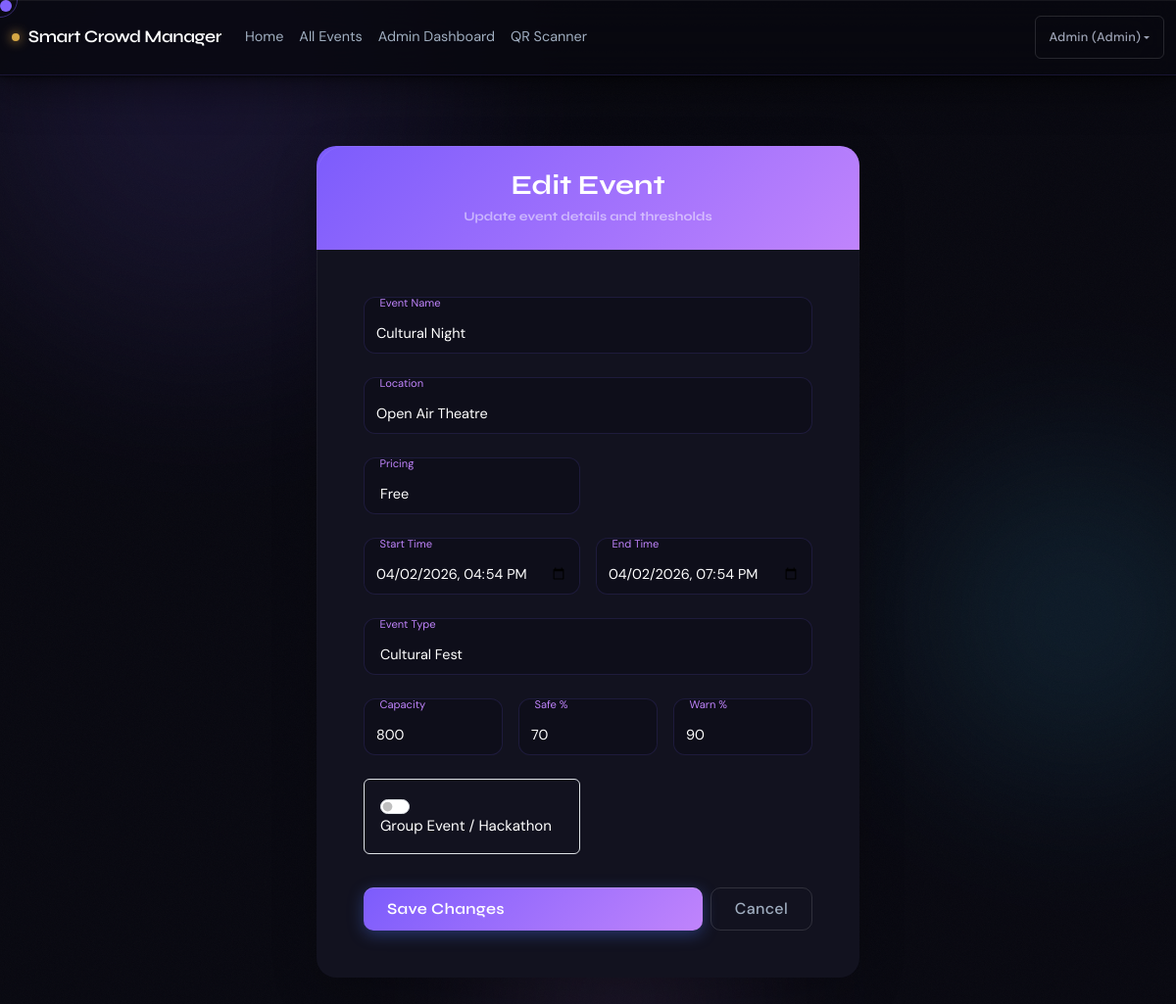
/events/2/edit (signed in), run on the app's committed database.
### app.py (models this page shows, shortened)
class User(UserMixin, db.Model):
    id = db.Column(db.Integer, primary_key=True)
    name = db.Column(db.String(120), nullable=False)
    email = db.Column(db.String(120), unique=True, nullable=False)
    password_hash = db.Column(db.String(255), nullable=False)
    roll_number = db.Column(db.String(50), nullable=True)  # College roll number
    role = db.Column(db.String(20), nullable=False, default="student")  # student, admin, faculty_coordinator, volunteer, security, host, canteen_owner
    is_guest = db.Column(db.Boolean, default=False)  # For temporary guest/alumni passes
    events = db.relationship("Event", back_populates="host", lazy=True)
    tickets = db.relationship("Ticket", back_populates="student", lazy=True)

class Event(db.Model):
    id = db.Column(db.Integer, primary_key=True)
    name = db.Column(db.String(120), nullable=False)
    location = db.Column(db.String(200), nullable=False)
    start_time = db.Column(db.DateTime, nullable=False)
    end_time = db.Column(db.DateTime, nullable=False)
    max_capacity = db.Column(db.Integer, nullable=False)
    safe_threshold = db.Column(db.Float, default=0.7)  # 70%
    warning_threshold = db.Column(db.Float, default=0.9)  # 90%
    current_count = db.Column(db.Integer, default=0)
    entry_blocked = db.Column(db.Boolean, default=False)  # Admin can block entry
    host_id = db.Column(db.Integer, db.ForeignKey("user.id"), nullable=True)
    event_type = db.Column(db.String(50), default="general")  # cultural, technical, sports, seminar, convocation
    poster_filename = db.Column(db.String(255), nullable=True)
    is_paid = db.Column(db.Boolean, default=False)
    price = db.Column(db.Float, default=0.0)
    is_group_event = db.Column(db.Boolean, default=False)
    group_size = db.Column(db.Integer, default=1)  # Max members per group registration
    host = db.relationship("User", back_populates="events")
    tickets = db.relationship("Ticket", back_populates="event", lazy=True, cascade="all, delete-orphan")
    zones = db.relationship("Zone", back_populates="event", lazy=True, cascade="all, delete-orphan")
    time_slots = db.relationship("TimeSlot", back_populates="event", lazy=True, cascade="all, delete-orphan")
    gates = db.relationship("Gate", back_populates="event", lazy=True, cascade="all, delete-orphan")

### app.py (the view)
        def wrapper(*args, **kwargs):
            if not current_user.is_authenticated:
                flash("Please log in to access this page.", "danger")
                return redirect(url_for("login"))
            if current_user.role not in allowed_roles:
                flash("You don't have permission to access this page.", "danger")
                return redirect(url_for("index"))
            return f(*args, **kwargs)

### app.py (called while the page is built, shortened)
@login_manager.user_loader
def load_user(user_id: str):
    return db.session.get(User, int(user_id))

@app.context_processor
def inject_now():
    return {"now": datetime.now()}

def require_role(*allowed_roles):
    def decorator(f):
        def wrapper(*args, **kwargs):
            if not current_user.is_authenticated:
                flash("Please log in to access this page.", "danger")
                return redirect(url_for("login"))
            if current_user.role not in allowed_roles:
                flash("You don't have permission to access this page.", "danger")
                return redirect(url_for("index"))
            return f(*args, **kwargs)
        wrapper.__name__ = f.__name__
        return wrapper
    return decorator

@app.route("/events/<int:event_id>/edit", methods=["GET", "POST"])
@login_required
@require_role("host", "admin", "faculty_coordinator")
def edit_event(event_id: int):
    event = Event.query.get_or_404(event_id)
    if current_user.role == "host" and event.host_id != current_user.id:
        flash("You are not authorized to edit this event.", "danger")
        return redirect(url_for("host_dashboard"))
    return render_template("edit_event.html", event=event)

### templates/edit_event.html (shortened to what this page needs)
{% extends "base.html" %}
{% block content %}
<div class="row justify-content-center py-5">
  <div class="col-md-8 col-lg-6">
    <div class="card shadow-lg border-0 reveal">
      <div class="card-header py-4 text-center border-0" style="background: linear-gradient(135deg, var(--accent), var(--accent2));">
        <h1 class="h3 mb-0 fw-bold text-white" style="font-family: 'Syne', sans-serif;">Edit Event</h1>
        <p class="text-white-50 small mb-0 mt-1">Update event details and thresholds</p>
      </div>
      <div class="card-body p-4 p-lg-5">
        <form method="post" class="vstack gap-4">
          <div class="form-floating">
            <input
              type="text"
              class="form-control"
              id="edit_event_name"
              name="name"
              value="{{ event.name }}"
              placeholder=" "
              required
            />
            <label for="edit_event_name">Event Name</label>
          </div>
          <div class="form-floating">
            <input
              type="text"
              class="form-control"
              id="edit_event_location"
              name="location"
              value="{{ event.location }}"
              placeholder=" "
              required
            />
            <label for="edit_event_location">Location</label>
          </div>
          <div class="row g-3">
            <div class="col-md-6">
              <div class="form-floating">
                <select class="form-select" id="edit_is_paid" name="is_paid" placeholder=" " onchange="togglePrice(this, 'edit_price_field')">
                  <option value="0" {% if not event.is_paid %}selected{% endif %}>Free</option>
                </select>
                <label for="edit_is_paid">Pricing</label>
              </div>
            </div>
            <div class="col-md-6">
            </div>
          </div>
          <div class="row g-3">
            <div class="col-md-6">
              <div class="form-floating">
                <input
                  type="datetime-local"
                  class="form-control"
                  id="edit_start_time"
                  name="start_time"
                  value="{{ event.start_time.strftime('%Y-%m-%dT%H:%M') }}"
                  placeholder=" "
                  required
                />
                <label for="edit_start_time">Start Time</label>
              </div>
            </div>
            <div class="col-md-6">
              <div class="form-floating">
                <input
                  type="datetime-local"
                  class="form-control"
                  id="edit_end_time"
                  name="end_time"
                  value="{{ event.end_time.strftime('%Y-%m-%dT%H:%M') }}"
                  placeholder=" "
                  required
                />
                <label for="edit_end_time">End Time</label>
              </div>
            </div>
          </div>
          <div class="form-floating">
            <select class="form-select" id="edit_event_type" name="event_type" placeholder=" ">
              <option value="cultural" {% if event.event_type == 'cultural' %}selected{% endif %}>Cultural Fest</option>
            </select>
            <label for="edit_event_type">Event Type</label>
          </div>
          <div class="row g-3">
            <div class="col-md-4">
              <div class="form-floating">
                <input
                  type="number"
                  class="form-control"
                  id="edit_max_capacity"
                  name="max_capacity"
                  value="{{ event.max_capacity }}"
                  min="1"
                  placeholder=" "
                  required
                />
                <label for="edit_max_capacity">Capacity</label>
              </div>
            </div>
            <div class="col-md-4">
              <div class="form-floating">
                <input
                  type="number"
                  class="form-control"
                  id="edit_safe_threshold"
                  name="safe_threshold"
                  value="{{ (event.safe_threshold * 100)|int }}"
                  min="1"
                  max="100"
                  placeholder=" "
                />
                <label for="edit_safe_threshold">Safe %</label>
              </div>
            </div>
            <div class="col-md-4">
              <div class="form-floating">
                <input
                  type="number"
                  class="form-control"
                  id="edit_warning_threshold"
                  name="warning_threshold"
                  value="{{ (event.warning_threshold * 100)|int }}"
                  min="1"
                  max="100"
                  placeholder=" "
                />
                <label for="edit_warning_threshold">Warn %</label>
              </div>
            </div>
          </div>
          <div class="row g-3">
            <div class="col-md-6">
              <div class="form-check form-switch p-3 border rounded bg-surface">
                <input class="form-check-input ms-0 me-2" type="checkbox" id="edit_is_group_event" name="is_group_event" value="1" {% if event.is_group_event %}checked{% endif %} onchange="toggleGroupSize(this, 'edit_group_size_field')">
                <label class="form-check-label text-white" for="edit_is_group_event">Group Event / Hackathon</label>
              </div>
            </div>
          </div>
          <div class="d-flex gap-2 mt-2">
            <button type="submit" class="btn btn-primary flex-fill">
              Save Changes
            </button>
            <a href="{{ request.referrer or url_for('host_dashboard') }}" class="btn btn-outline-secondary px-4">
              Cancel
            </a>
          </div>
        </form>
      </div>
    </div>
  </div>
</div>
{% endblock %}

### templates/base.html (shortened to what this page needs)
<!DOCTYPE html>
<html lang="en">
  <head>
    <link
      href="https://cdn.jsdelivr.net/npm/bootstrap@5.3.3/dist/css/bootstrap.min.css"
      rel="stylesheet"
    />
    <link rel="stylesheet" href="https://cdn.jsdelivr.net/npm/bootstrap-icons@1.11.3/font/bootstrap-icons.min.css">
    <link
      rel="stylesheet"
      href="{{ url_for('static', filename='css/style.css') }}"
    />
    <link
      rel="stylesheet"
      href="{{ url_for('static', filename='css/obsidian.css') }}"
    />
  </head>
  <body>
    <div class="bg-canvas">
      <div class="orb orb-1"></div>
      <div class="orb orb-2"></div>
    </div>
    <div class="cursor" id="cursor"></div>
    <div class="cursor-trail" id="cursorTrail"></div>
    <nav class="navbar navbar-expand-lg navbar-dark bg-dark shadow-sm">
      <div class="container-fluid">
        <a class="navbar-brand fw-semibold" href="{{ url_for('index') }}">
          Smart Crowd Manager
        </a>
        <div class="collapse navbar-collapse" id="mainNavbar">
          <ul class="navbar-nav me-auto mb-2 mb-lg-0">
            <li class="nav-item">
              <a class="nav-link" href="{{ url_for('index') }}">Home</a>
            </li>
            <li class="nav-item">
              <a class="nav-link" href="{{ url_for('event_listing') }}">All Events</a>
            </li>
            {% if current_user.is_authenticated %}
            {% if current_user.role == 'student' %}
            <li class="nav-item">
              <a class="nav-link" href="{{ url_for('my_tickets') }}">My Tickets & Vouchers</a>
            </li>
            {% elif current_user.role == 'admin' %}
            <li class="nav-item">
              <a class="nav-link" href="{{ url_for('admin_dashboard') }}">Admin Dashboard</a>
            </li>
            {% elif current_user.role == 'faculty_coordinator' %}
            <li class="nav-item">
              <a class="nav-link" href="{{ url_for('faculty_dashboard') }}">Faculty Dashboard</a>
            </li>
            {% elif current_user.role == 'host' %}
            <li class="nav-item">
              <a class="nav-link" href="{{ url_for('host_dashboard') }}">Host Dashboard</a>
            </li>
            {% elif current_user.role == 'security' %}
            <li class="nav-item">
              <a class="nav-link" href="{{ url_for('security_dashboard') }}">Security Dashboard</a>
            </li>
            {% elif current_user.role == 'canteen_owner' %}
            <li class="nav-item">
              <a class="nav-link" href="{{ url_for('canteen_dashboard') }}">Canteen Dashboard</a>
            </li>
            {% endif %}
            {% if current_user.role in ['host', 'security', 'admin', 'volunteer'] %}
            <li class="nav-item">
              <a class="nav-link" href="{{ url_for('volunteer_scanner') }}">QR Scanner</a>
            </li>
            {% endif %}
            {% endif %}
          </ul>
          <div class="d-flex align-items-center gap-3">
          {% if current_user.is_authenticated %}
          <div class="dropdown">
            <button class="btn btn-sm btn-outline-light dropdown-toggle" type="button" data-bs-toggle="dropdown">
              {{ current_user.name }} ({{ current_user.role|replace('_', ' ')|title }})
            </button>
          </div>
          {% endif %}
          </div>
        </div>
      </div>
    </nav>
    <main class="py-4">
      <div class="container">
        {% block content %}{% endblock %}
      </div>
    </main>
  </body>
</html>

### static/css/style.css (style rules this page uses)
body { margin: 0; font-family: system-ui, -apple-system, BlinkMacSystemFont, "Segoe UI", sans-serif; background: radial-gradient(circle at top left, #0f172a, #020617 55%, #020617); color: #0f172a; }
.navbar { background: linear-gradient(90deg, #020617, #111827); }
.navbar-brand { letter-spacing: 0.03em; font-size: 1.05rem; }
main { min-height: 100vh; }
main .container { max-width: 1120px; }
.card { border-radius: 1rem; border: 1px solid rgba(148, 163, 184, 0.25); background: radial-gradient(circle at top left, rgba(148, 163, 184, 0.18), rgba(15, 23, 42, 0.96)); color: #e5e7eb; box-shadow: 0 18px 45px rgba(15, 23, 42, 0.65); backdrop-filter: blur(16px); }
.card-body { padding: 1.4rem 1.5rem; }
.form-control, .form-select { background-color: rgba(15, 23, 42, 0.95); border-color: rgba(148, 163, 184, 0.6); color: #e5e7eb; }
.form-control::placeholder { color: #6b7280; }
.form-floating > label { color: #9ca3af; }
.btn-primary { background: linear-gradient(135deg, #2563eb, #4f46e5); border: none; box-shadow: 0 10px 25px rgba(37, 99, 235, 0.45); }
.btn-outline-secondary { border-color: rgba(148, 163, 184, 0.7); color: #e5e7eb; }
.shadow-sm { box-shadow: 0 18px 45px rgba(15, 23, 42, 0.6) !important; }

### data on the page
User: name "Admin", role "Admin"
Event: name "Cultural Night", location "Open Air Theatre", is_paid "Free", start_time "04/02/2026 16:54", end_time "04/02/2026 19:54", event_type "Cultural Fest", max_capacity "800", safe_threshold "70", warning_threshold "90"
